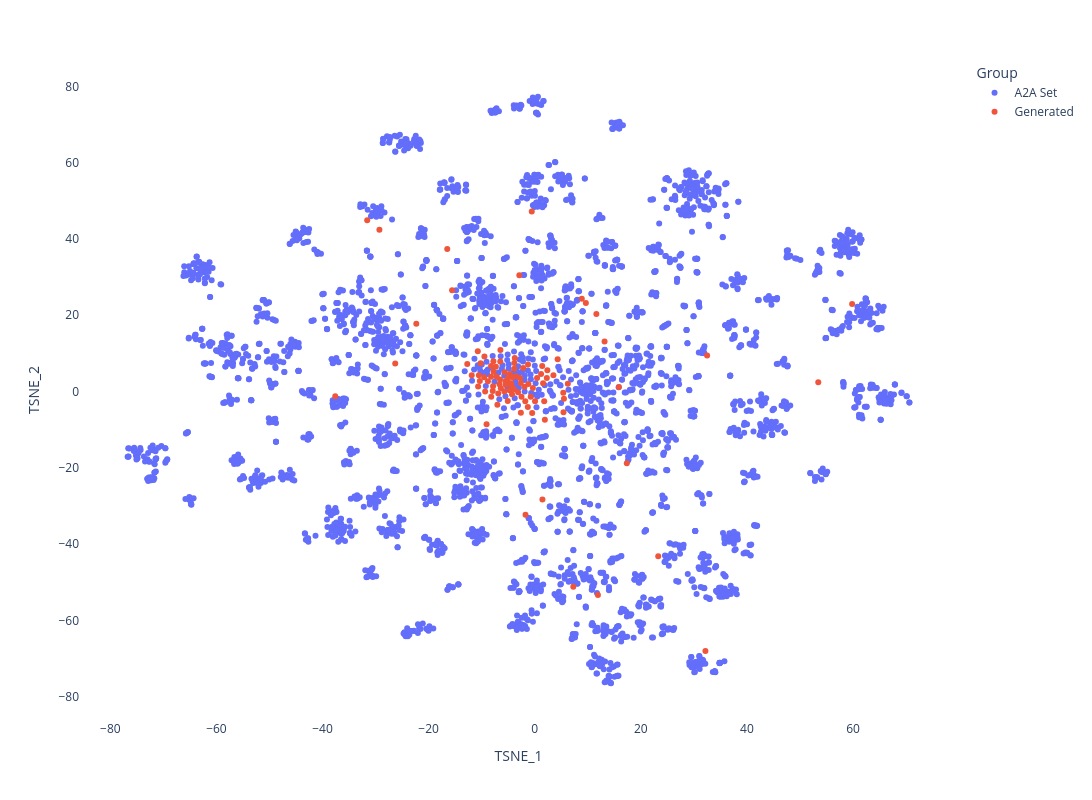

Source (notebook cell):
### Markdown cell above
Indeed, there is some overlap between the original data set and the generated structures, but we also manage to generate some compounds outside of these orginal clusters. You can try to vary the `epsilon` parameter and see what happens with desirability and diversity of the molecules. However, maybe there is also some merit to this model. It all depends on the task at hand.

### Code cell
dataset = MoleculeTable(name="A2AR_joined", df=df_joined)
dataset.addDescriptors(
    [MorganFP(radius=3, nBits=2048)]
)

plt = Plot(TSNE())
plt.plot(
    dataset,
    recalculate=False,
    color_by='Group',
    interactive=False
)

### Figure 1 — Plotly figure (JSON) as saved in the notebook; plotly's stock layout.template omitted (floating-point values rounded to 4 significant figures; data arrays with more than 128 entries replaced by an {"elided": "..."} marker saying what was removed)
{"data": [{"hovertemplate": "Group=A2A Set<br>TSNE_1=%{x}<br>TSNE_2=%{y}<extra></extra>", "legendgroup": "A2A Set", "marker": {"color": "#636efa", "symbol": "circle"}, "mode": "markers", "name": "A2A Set", "orientation": "v", "showlegend": true, "type": "scatter", "x": {"elided": "4082 float values"}, "xaxis": "x", "y": {"elided": "4082 float values"}, "yaxis": "y"}, {"hovertemplate": "Group=Generated<br>TSNE_1=%{x}<br>TSNE_2=%{y}<extra></extra>", "legendgroup": "Generated", "marker": {"color": "#EF553B", "symbol": "circle"}, "mode": "markers", "name": "Generated", "orientation": "v", "showlegend": true, "type": "scatter", "x": [-4.766, -10.35, -6.551, -4.286, 11.61, -7.912, -1.784, -2.63, 0.05347, -6.472, -11.88, 1.78, 59.82, -1.926, 23.27, -3.905, -3.547, -5.072, -12.72, -0.7616, -6.645, -26.3, -7.042, -4.327, -3.848, -8.242, -10.21, 32.48, -29.28, -9.351, -3.871, 13.16, 7.264, -5.089, -6.502, -1.308, -5.671, -1.744, 15.86, 2.273, -8.237, -7.792, -16.49, -4.707, -8.828, 53.44, 1.567, -2.62, -0.5675, -5.462, -31.58, -7.173, -0.3581, -3.766, 3.516, -37.6, -8.207, 1.902, -7.329, 32.17, -6.388, 5.376, -7.77, -4.435, -10.68, 5.417, -9.081, 6.235, 1.403, -1.268, -4.524, -4.702, -2.763, -2.907, 8.864, -2.181, 17.35, -9.529, 9.629, -15.58, -0.4888, 0.4354, -10.74, -7.855, 1.189, -1.205, -4.185, -6.884, -10.53, -5.722, 11.91, 1.448, -5.538, -9.484, 4.312, -3.146, -22.33, 5.503, 2.373, -2.499], "xaxis": "x", "y": [0.3406, 2.735, 3.142, -0.719, 20.34, 0.1501, -2.538, 2.217, -2.521, 10.88, 4.246, -2.562, 22.97, 1.228, -43.21, 0.6276, 4.002, 3.5, 7.189, -1.353, 1.908, 7.378, -3.438, 1.36, 7.508, 6.697, 7.385, 9.457, 42.41, 0.01937, 5.948, 13.11, -51.2, -2.498, 7.868, -4.05, 5.057, -32.34, 1.189, 3.544, 3.865, 7.951, 37.34, 2.175, 2.71, 2.408, 2.141, -5.581, 47.22, 1.782, 44.93, 3.88, 0.8973, 8.806, 4.27, -1.209, -1.376, -7.4, 6.525, -68.06, 0.8767, -0.3141, 5.187, 2.155, 1.298, -5.41, -8.554, 2.022, 6.71, 7.063, 1.879, 4.578, 3.558, 30.48, 24.32, 6.188, -18.84, 3.717, 23.21, 26.54, -5.652, 3.549, 10.59, 1.359, 4.582, 1.993, 3.712, -0.4913, 4.247, 0.0005348, -53.37, -28.33, 2.653, 9.151, 8.44, -0.2044, 17.8, -1.927, 5.552, -1.378], "yaxis": "y"}], "layout": {"height": 800, "legend": {"title": {"text": "Group"}, "tracegroupgap": 0}, "margin": {"t": 60}, "plot_bgcolor": "White", "width": 1600, "xaxis": {"anchor": "y", "domain": [0, 1], "title": {"text": "TSNE_1"}}, "yaxis": {"anchor": "x", "domain": [0, 1], "title": {"text": "TSNE_2"}}}}
